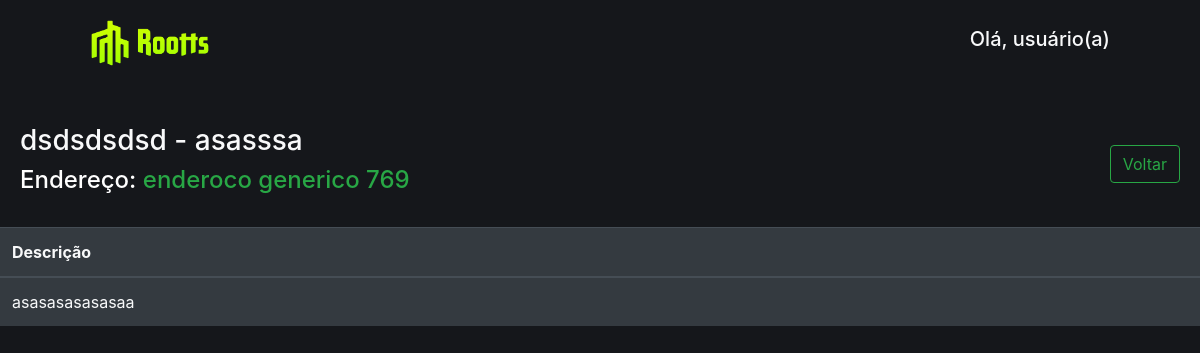
The page /descricao/21/ on the database its author committed.
### roottsApp/models.py (models this page shows, shortened)
class Formulario_denuncia(models.Model):
    nome = models.CharField(max_length = 50)
    endereco = models.TextField(max_length = 100)
    data = models.DateField()
    titulo = models.CharField(max_length = 50)
    descricao = models.TextField(max_length=500)
    aprovado = models.BooleanField('aprovado', default=False)

### roottsApp/views.py (the view)
# urls.py: path('descricao/<int:pk>/',DescricaoView, name='view_descricao'),
def DescricaoView(request,pk):
  forms = Formulario_denuncia.objects.get(id=pk)
  return render(request, 'formulario_selecionado.html', {'forms':forms})

### roottsApp/templates/formulario_selecionado.html
{% extends 'base.html' %}
{% load humanize %}
{% block content %}
    <div class="text-light" style="margin-bottom: 1.5rem;display: flex; align-items: center;justify-content: space-between;">
      <div style="margin-left: 20px;">
      <h3>
          {{ forms.nome }} - {{ forms.titulo }}
        </h3>
        <h4 style="color: white;">Endereço: <span class="text-success">{{forms.endereco}}</span></h4>
      </div>
        <a href="{% url 'EngenheiroForm' %}" class="btn btn-outline-success" style="margin-right: 20px;">Voltar</a>
    </div>
    <div class="table-responsive-xl table-dark">
      <table class="table text-light">
        <thead>
          <tr>
            <th scope="col">Descrição</th>
          </tr>
        </thead>
        <tbody>
          <tr>
            <td>{{ forms.descricao }}</td>
          </tr>
      </table>
    </div>
    </div>
{% endblock %}

### roottsApp/templates/base.html (style rules this page uses)
* { margin: 0; padding: 0; box-sizing: border-box; }
body { background-color: #15171b; }
td { padding: 10px 0px 10px 2px; }

### rows shown on the page
Formulario_denuncia: nome "dsdsdsdsd", titulo "asasssa", endereco "enderoco generico 769", descricao "asasasasasasaa"
